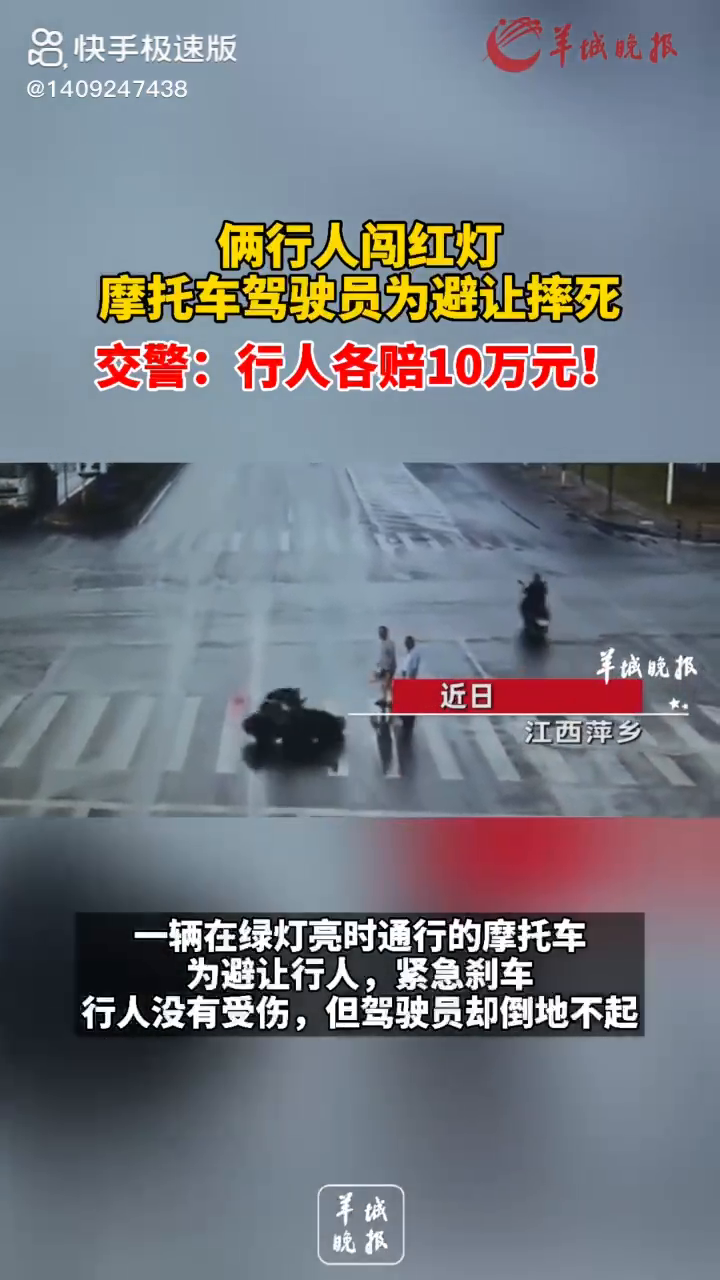
#> input picture frame 45 of video.avi, 720 x 1280 px
$ python demo04.py
#> lines starting #> are read from the running program, lines starting #| are printed output that depends on the picture; after the words box and inside, x2 and y2 are one past the last pixel; in counts of white or black regions, pixels touching at a corner belong together
import numpy as np
import cv2 as cv

cap = cv.VideoCapture('video.avi')
while cap.isOpened():
    ret, frame = cap.read()
#> frame is the input picture: shape (1280, 720, 3); mean B, G, R 129.6, 121.6, 118
    # 如果正确读取帧，ret为True
    if not ret:
        print("Can't receive frame (stream end?). Exiting ...")
        break
    hsv = cv.cvtColor(frame,cv.COLOR_BGR2HSV)
#> hsv: shape (1280, 720, 3); mean H, S, V 104.3, 62.6, 141
    # 定义HSV中蓝色的范围
    lower_blue = np.array([110, 50, 50])
    upper_blue = np.array([130, 255, 255])
    # 设置HSV的阈值使得只取蓝色
    mask = cv.inRange(hsv, lower_blue, upper_blue)
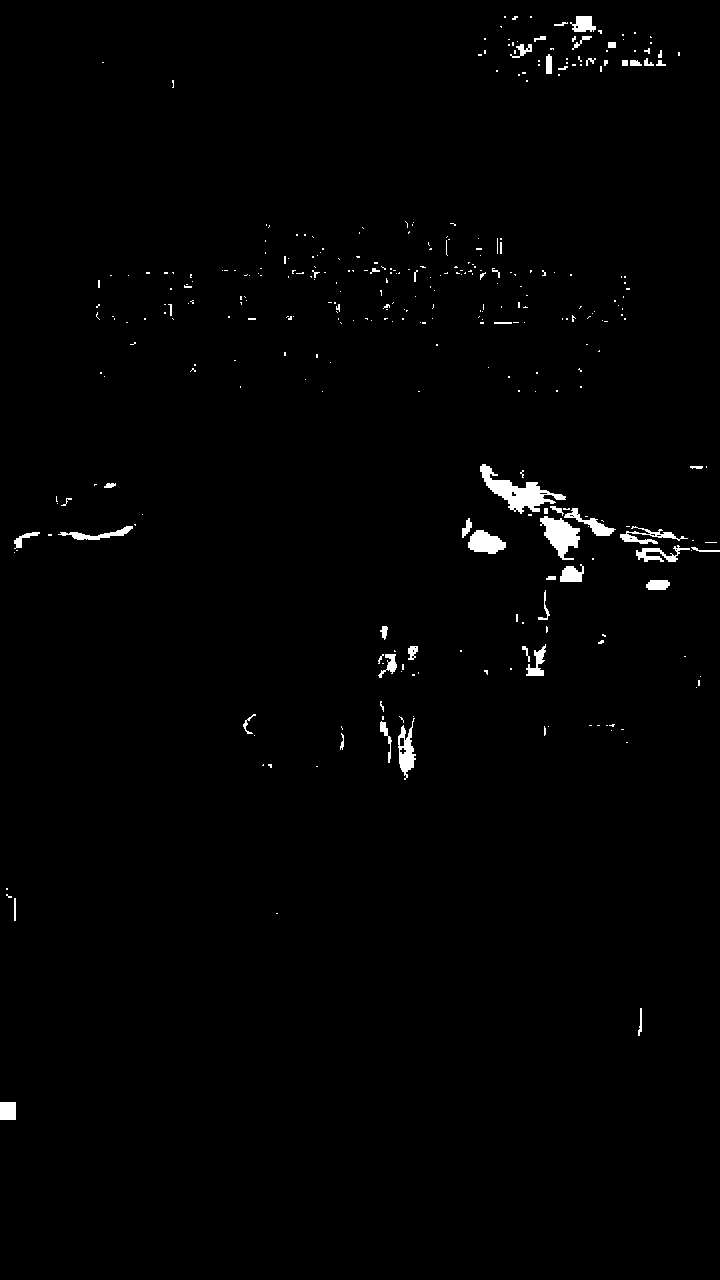
#> mask: shape (1280, 720); 1.1% white; 348 white regions (290 under 20 px), largest, box (x1, y1, x2, y2) and area: (480, 464, 566, 514) 1446, (540, 516, 580, 560) 952, (468, 530, 506, 554) 620
    # 将掩膜和图像逐像素相加
    res = cv.bitwise_and(frame,frame, mask= mask)
    cv.imshow('frame', frame)
    cv.imshow('mask', mask)
    cv.imshow('res', res)
    if cv.waitKey(10) == ord('q'):
#> (key q is pressed here)
        break
# 完成所有操作后，释放捕获器

cap.release()
cv.destroyAllWindows()

$ run again, starting later in the video
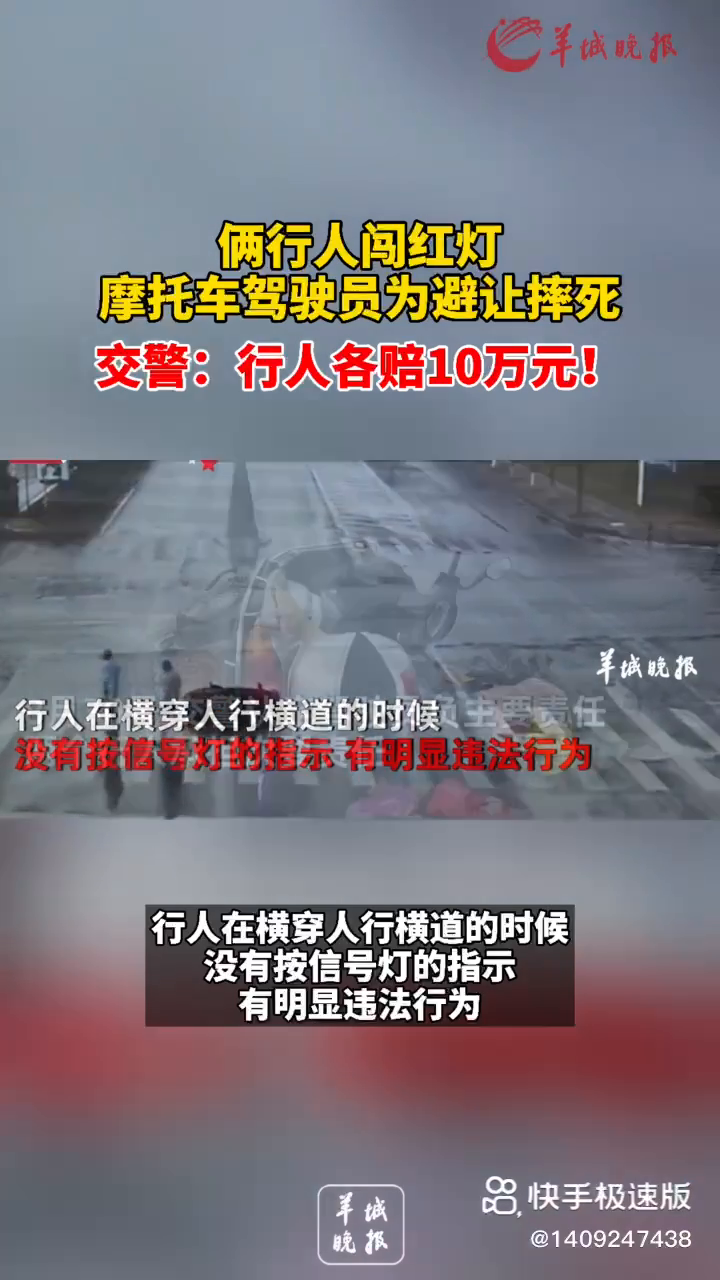
#> input picture frame 205 of video.avi, 720 x 1280 px
#> frame is the input picture: shape (1280, 720, 3); mean B, G, R 126.2, 119.6, 125.1
#> hsv: shape (1280, 720, 3); mean H, S, V 113.7, 57.4, 141.1
#> `mask = cv.inRange(hsv, lower_blue, upper_blue)`:
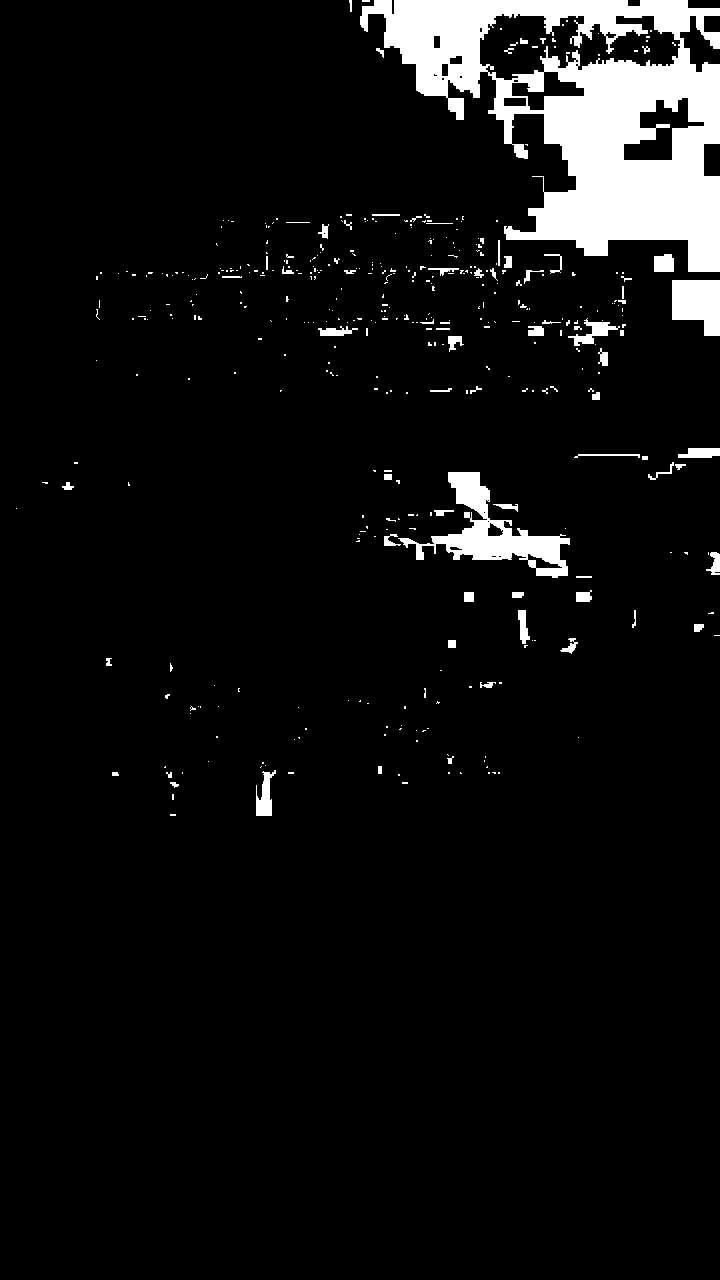
#> mask: shape (1280, 720); 6.5% white; 424 white regions (350 under 20 px), largest, box (x1, y1, x2, y2) and area: (360, 0, 720, 272) 45068, (398, 472, 570, 578) 5244, (672, 280, 720, 336) 2176
#> `res = cv.bitwise_and(frame,frame, mask= mask)`:
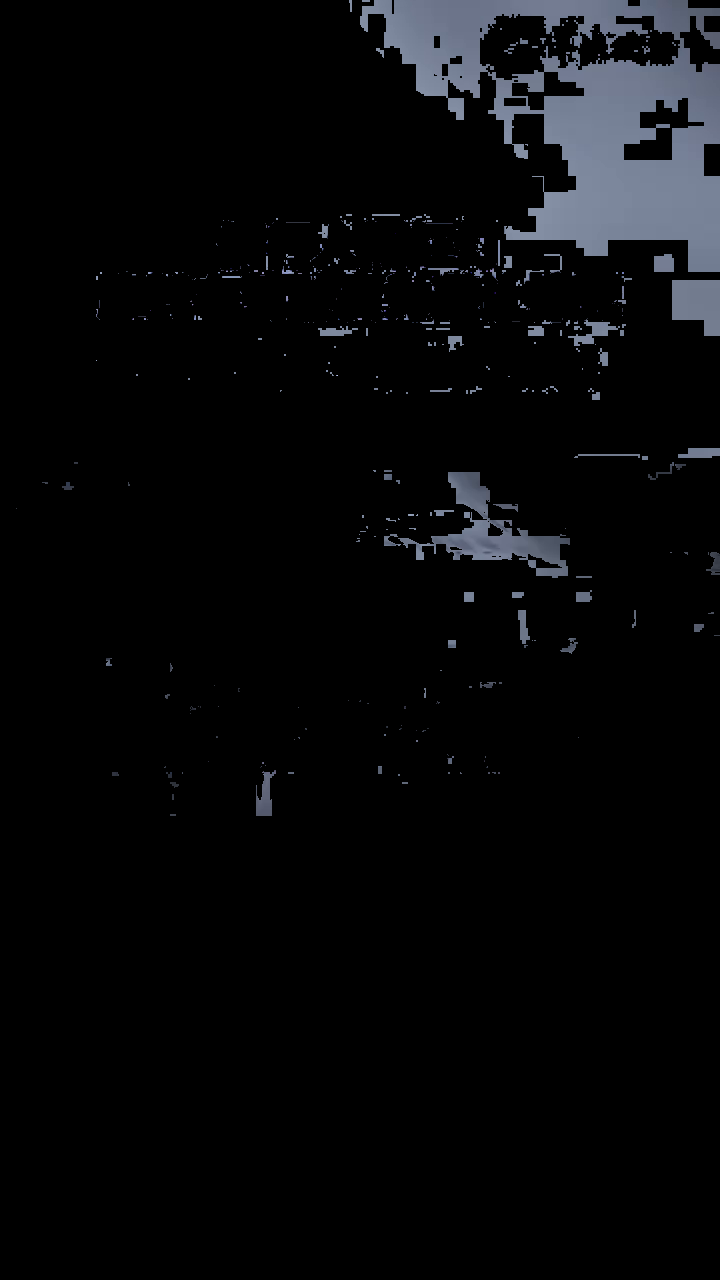
#> res: shape (1280, 720, 3); mean B, G, R 9.4, 8, 7.4
